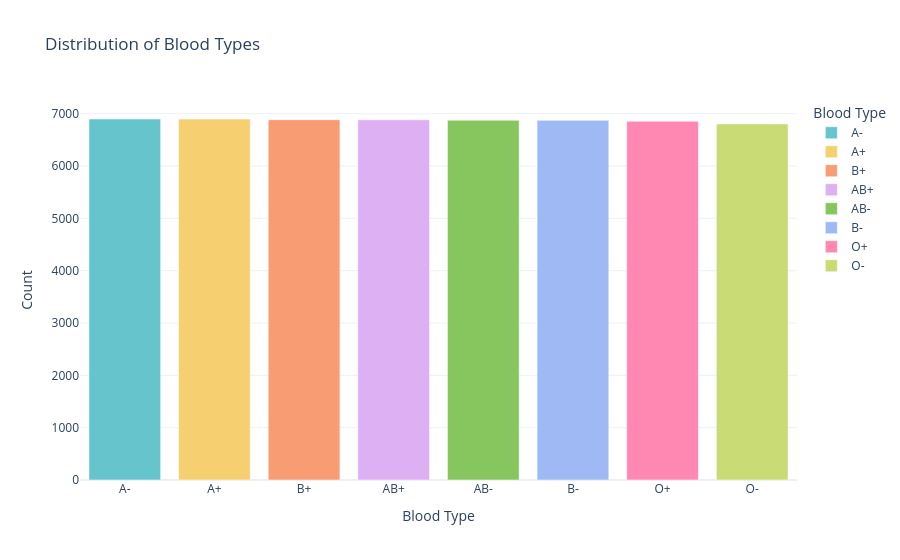

This figure's notebook cell:
### Code cell
import plotly.express as px
import pandas as pd

# حساب التوزيع
blood_counts = data_df['Blood Type'].value_counts().reset_index()
blood_counts.columns = ['Blood Type', 'Count']

# الرسم
fig = px.bar(
    blood_counts,
    x='Blood Type',
    y='Count',
    color='Blood Type',
    title="Distribution of Blood Types",
    labels={'Blood Type': 'Blood Type', 'Count': 'Count'},
    color_discrete_sequence=px.colors.qualitative.Pastel
)

fig.update_layout(
    xaxis_title="Blood Type",
    yaxis_title="Count",
    template="plotly_white"
)

fig.show()

### Figure 1 — Plotly figure (JSON) as saved in the notebook; plotly's stock layout.template omitted (floating-point values rounded to 4 significant figures)
{"data": [{"hovertemplate": "Blood Type=%{x}<br>Count=%{y}<extra></extra>", "legendgroup": "A-", "marker": {"color": "rgb(102, 197, 204)", "pattern": {"shape": ""}}, "name": "A-", "orientation": "v", "showlegend": true, "textposition": "auto", "type": "bar", "x": ["A-"], "xaxis": "x", "y": [6898], "yaxis": "y"}, {"hovertemplate": "Blood Type=%{x}<br>Count=%{y}<extra></extra>", "legendgroup": "A+", "marker": {"color": "rgb(246, 207, 113)", "pattern": {"shape": ""}}, "name": "A+", "orientation": "v", "showlegend": true, "textposition": "auto", "type": "bar", "x": ["A+"], "xaxis": "x", "y": [6896], "yaxis": "y"}, {"hovertemplate": "Blood Type=%{x}<br>Count=%{y}<extra></extra>", "legendgroup": "B+", "marker": {"color": "rgb(248, 156, 116)", "pattern": {"shape": ""}}, "name": "B+", "orientation": "v", "showlegend": true, "textposition": "auto", "type": "bar", "x": ["B+"], "xaxis": "x", "y": [6885], "yaxis": "y"}, {"hovertemplate": "Blood Type=%{x}<br>Count=%{y}<extra></extra>", "legendgroup": "AB+", "marker": {"color": "rgb(220, 176, 242)", "pattern": {"shape": ""}}, "name": "AB+", "orientation": "v", "showlegend": true, "textposition": "auto", "type": "bar", "x": ["AB+"], "xaxis": "x", "y": [6882], "yaxis": "y"}, {"hovertemplate": "Blood Type=%{x}<br>Count=%{y}<extra></extra>", "legendgroup": "AB-", "marker": {"color": "rgb(135, 197, 95)", "pattern": {"shape": ""}}, "name": "AB-", "orientation": "v", "showlegend": true, "textposition": "auto", "type": "bar", "x": ["AB-"], "xaxis": "x", "y": [6874], "yaxis": "y"}, {"hovertemplate": "Blood Type=%{x}<br>Count=%{y}<extra></extra>", "legendgroup": "B-", "marker": {"color": "rgb(158, 185, 243)", "pattern": {"shape": ""}}, "name": "B-", "orientation": "v", "showlegend": true, "textposition": "auto", "type": "bar", "x": ["B-"], "xaxis": "x", "y": [6872], "yaxis": "y"}, {"hovertemplate": "Blood Type=%{x}<br>Count=%{y}<extra></extra>", "legendgroup": "O+", "marker": {"color": "rgb(254, 136, 177)", "pattern": {"shape": ""}}, "name": "O+", "orientation": "v", "showlegend": true, "textposition": "auto", "type": "bar", "x": ["O+"], "xaxis": "x", "y": [6855], "yaxis": "y"}, {"hovertemplate": "Blood Type=%{x}<br>Count=%{y}<extra></extra>", "legendgroup": "O-", "marker": {"color": "rgb(201, 219, 116)", "pattern": {"shape": ""}}, "name": "O-", "orientation": "v", "showlegend": true, "textposition": "auto", "type": "bar", "x": ["O-"], "xaxis": "x", "y": [6804], "yaxis": "y"}], "layout": {"barmode": "relative", "legend": {"title": {"text": "Blood Type"}, "tracegroupgap": 0}, "title": {"text": "Distribution of Blood Types"}, "xaxis": {"anchor": "y", "categoryarray": ["A-", "A+", "B+", "AB+", "AB-", "B-", "O+", "O-"], "categoryorder": "array", "domain": [0, 1], "title": {"text": "Blood Type"}}, "yaxis": {"anchor": "x", "domain": [0, 1], "title": {"text": "Count"}}}}
